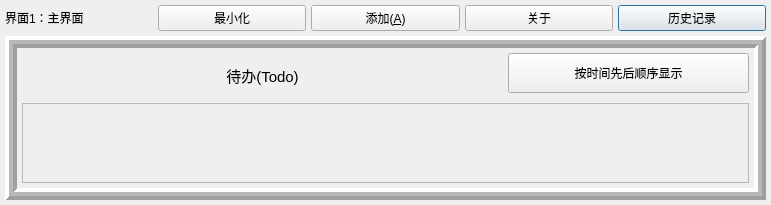
<?xml version="1.0" encoding="UTF-8"?>
<ui version="4.0">
 <class>Dialog</class>
 <widget class="QDialog" name="Dialog">
  <property name="geometry">
   <rect>
    <x>0</x>
    <y>0</y>
    <width>771</width>
    <height>204</height>
   </rect>
  </property>
  <property name="maximumSize">
   <size>
    <width>2080</width>
    <height>980</height>
   </size>
  </property>
  <property name="windowTitle">
   <string>主界面</string>
  </property>
  <layout class="QGridLayout" name="gridLayout_2">
   <property name="leftMargin">
    <number>5</number>
   </property>
   <property name="topMargin">
    <number>5</number>
   </property>
   <property name="rightMargin">
    <number>5</number>
   </property>
   <property name="bottomMargin">
    <number>5</number>
   </property>
   <property name="spacing">
    <number>5</number>
   </property>
   <item row="0" column="4">
    <widget class="QPushButton" name="pushButton_4">
     <property name="text">
      <string>历史记录</string>
     </property>
    </widget>
   </item>
   <item row="0" column="2">
    <widget class="QPushButton" name="pushButton">
     <property name="text">
      <string>添加(&amp;A)</string>
     </property>
    </widget>
   </item>
   <item row="0" column="3">
    <widget class="QPushButton" name="pushButton_2">
     <property name="text">
      <string>关于</string>
     </property>
    </widget>
   </item>
   <item row="0" column="1">
    <widget class="QPushButton" name="pushButton_3">
     <property name="text">
      <string>最小化</string>
     </property>
     <property name="checkable">
      <bool>true</bool>
     </property>
    </widget>
   </item>
   <item row="0" column="0">
    <widget class="QLabel" name="label">
     <property name="maximumSize">
      <size>
       <width>800</width>
       <height>800</height>
      </size>
     </property>
     <property name="text">
      <string>界面1：主界面</string>
     </property>
    </widget>
   </item>
   <item row="1" column="0" colspan="5">
    <widget class="QFrame" name="frame">
     <property name="frameShape">
      <enum>QFrame::Box</enum>
     </property>
     <property name="frameShadow">
      <enum>QFrame::Raised</enum>
     </property>
     <property name="lineWidth">
      <number>4</number>
     </property>
     <property name="midLineWidth">
      <number>4</number>
     </property>
     <layout class="QGridLayout" name="gridLayout_3" rowstretch="0,0,0,0,0,0,0,0,0" columnstretch="2,1">
      <property name="leftMargin">
       <number>5</number>
      </property>
      <property name="topMargin">
       <number>5</number>
      </property>
      <property name="rightMargin">
       <number>5</number>
      </property>
      <property name="bottomMargin">
       <number>5</number>
      </property>
      <property name="spacing">
       <number>5</number>
      </property>
      <item row="6" column="0">
       <widget class="QLabel" name="label_3">
        <property name="minimumSize">
         <size>
          <width>0</width>
          <height>25</height>
         </size>
        </property>
        <property name="maximumSize">
         <size>
          <width>16777215</width>
          <height>20</height>
         </size>
        </property>
        <property name="font">
         <font>
          <pointsize>11</pointsize>
         </font>
        </property>
        <property name="text">
         <string>待办(Todo)</string>
        </property>
        <property name="alignment">
         <set>Qt::AlignCenter</set>
        </property>
       </widget>
      </item>
      <item row="8" column="0" colspan="2">
       <widget class="QScrollArea" name="frame_2">
        <property name="minimumSize">
         <size>
          <width>0</width>
          <height>80</height>
         </size>
        </property>
        <property name="maximumSize">
         <size>
          <width>1080</width>
          <height>1080</height>
         </size>
        </property>
        <property name="widgetResizable">
         <bool>true</bool>
        </property>
        <widget class="QWidget" name="scrollAreaWidgetContents">
         <property name="geometry">
          <rect>
           <x>0</x>
           <y>0</y>
           <width>725</width>
           <height>78</height>
          </rect>
         </property>
        </widget>
       </widget>
      </item>
      <item row="7" column="0" colspan="2">
       <spacer name="verticalSpacer">
        <property name="orientation">
         <enum>Qt::Vertical</enum>
        </property>
        <property name="sizeType">
         <enum>QSizePolicy::Fixed</enum>
        </property>
        <property name="sizeHint" stdset="0">
         <size>
          <width>20</width>
          <height>5</height>
         </size>
        </property>
       </spacer>
      </item>
      <item row="6" column="1">
       <widget class="QPushButton" name="pushButton_5">
        <property name="sizePolicy">
         <sizepolicy hsizetype="Preferred" vsizetype="Fixed">
          <horstretch>0</horstretch>
          <verstretch>0</verstretch>
         </sizepolicy>
        </property>
        <property name="minimumSize">
         <size>
          <width>20</width>
          <height>40</height>
         </size>
        </property>
        <property name="text">
         <string>按时间先后顺序显示</string>
        </property>
        <property name="checkable">
         <bool>true</bool>
        </property>
       </widget>
      </item>
     </layout>
    </widget>
   </item>
  </layout>
 </widget>
 <resources/>
 <connections/>
</ui>
